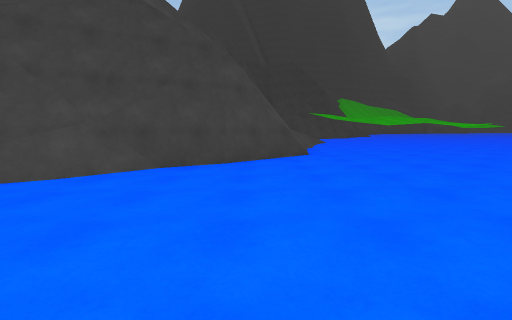
view 1 (above)

23 first-person views from a walk through a 3-D level made in the Unity game engine. The camera is 1.3 m above the floor, tilts 6° down and sees 85° across. The floor is counted in squares, 2 m on a side. Each view is taken from the middle of a square. On the plan, view 1 faces up. The plan holds only what a view shows up to about 9 squares ahead; the rest is blank. The place goes on beyond the plan. The player is left out. Some animated figures are left out. Surface patterns are stand-ins for the level's own textures.

view 2
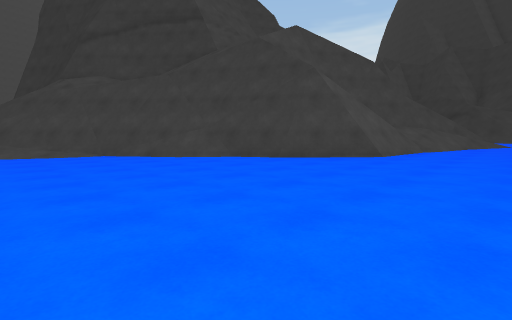

view 3
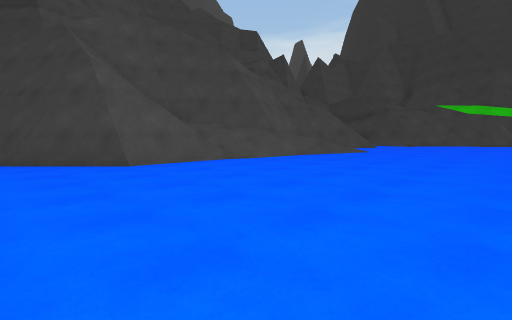

view 4
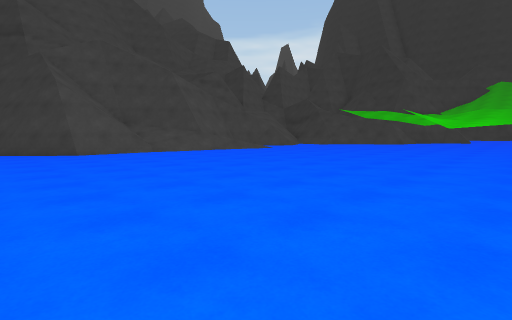

view 5
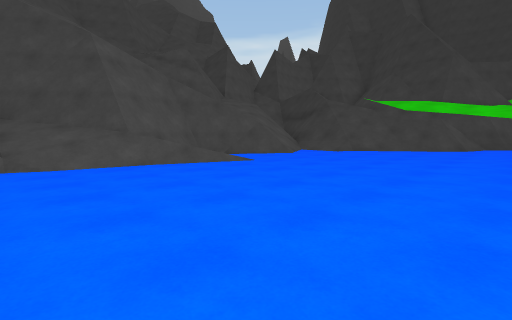

view 6
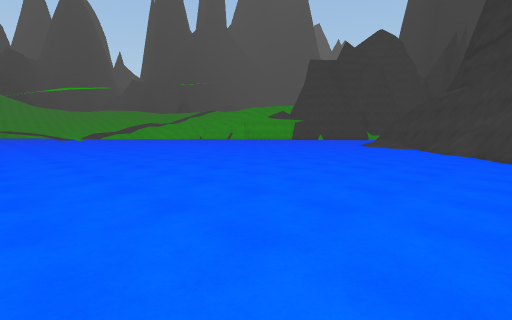

view 7
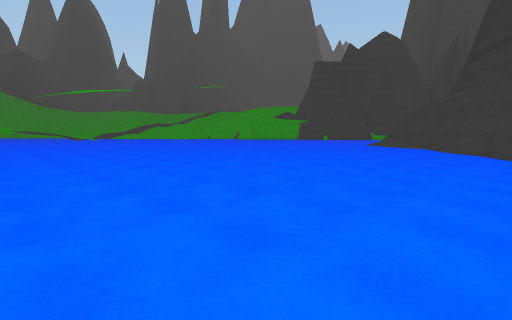

view 8
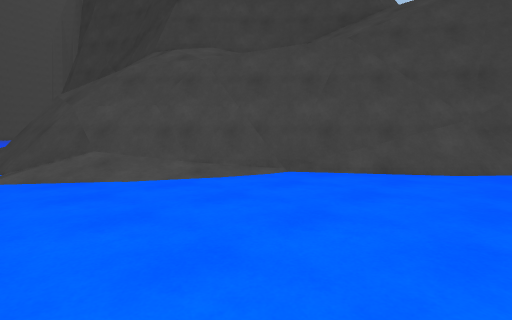

view 9
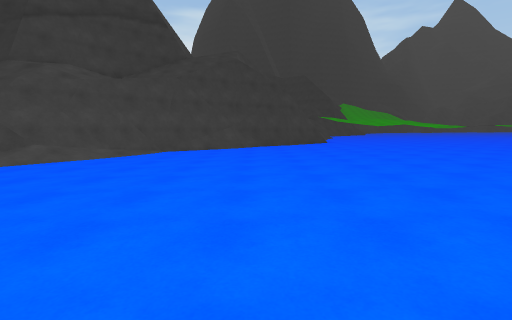

view 10
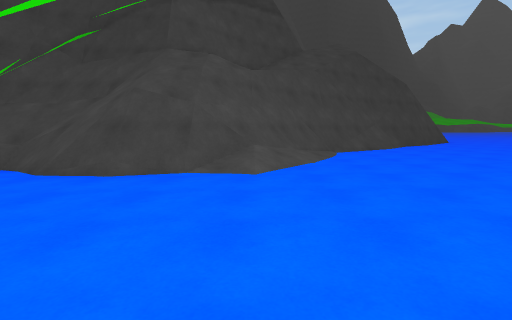

view 11
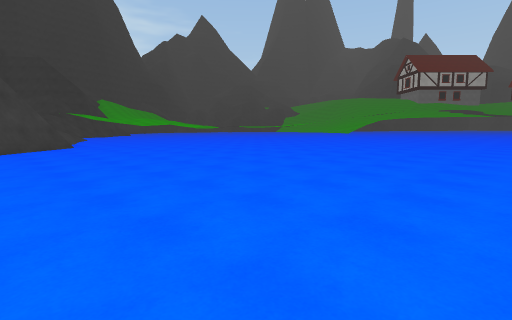

view 12
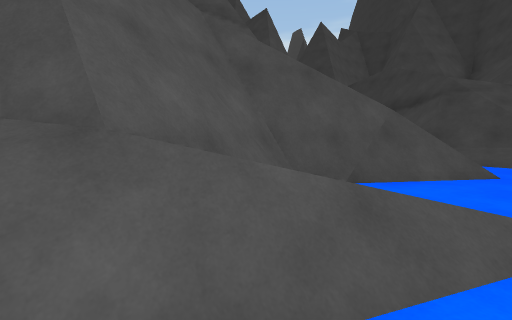

view 13
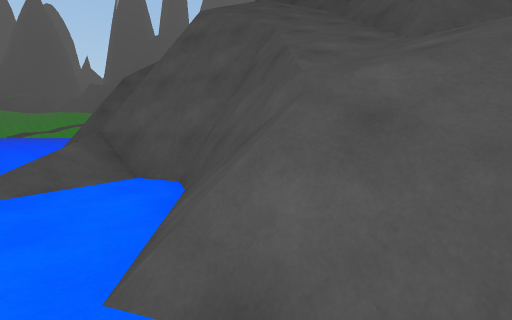

view 14
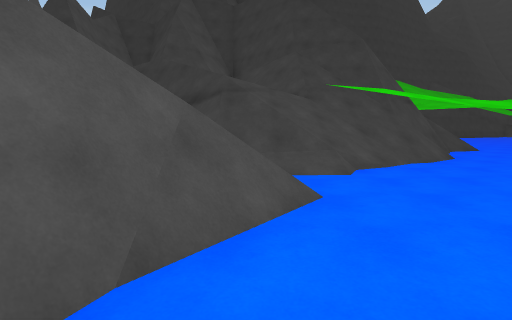

view 15
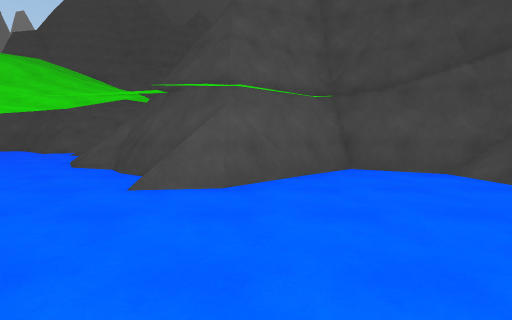

view 16
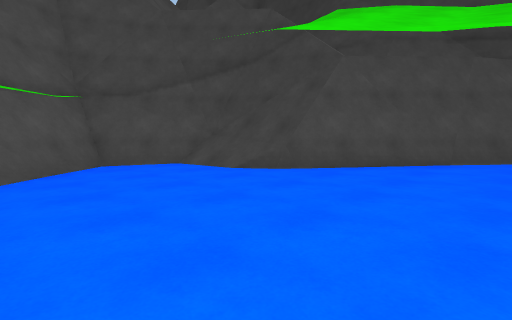

view 17
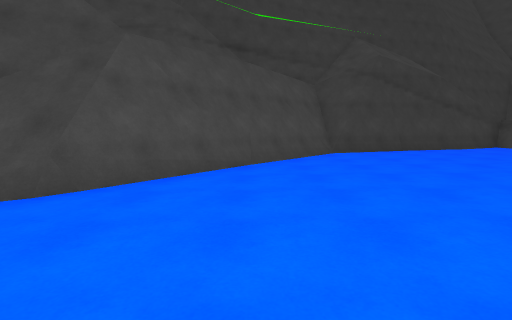

view 18
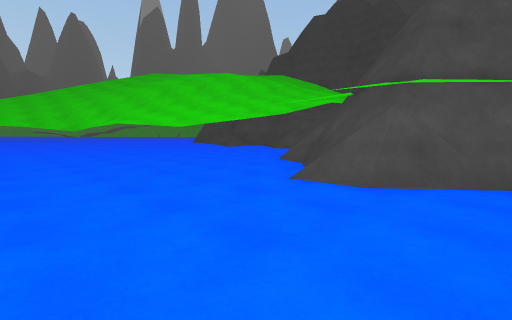

view 19
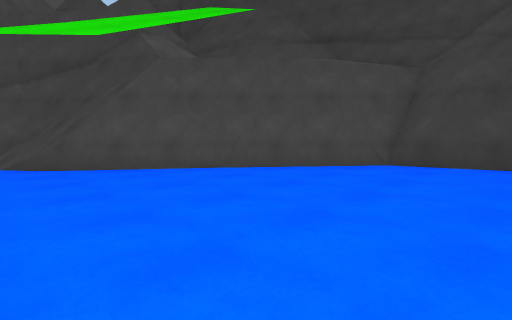

view 20
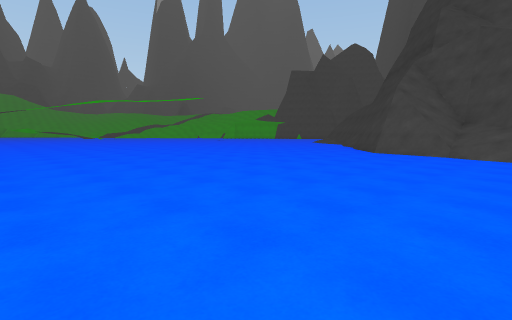

view 21
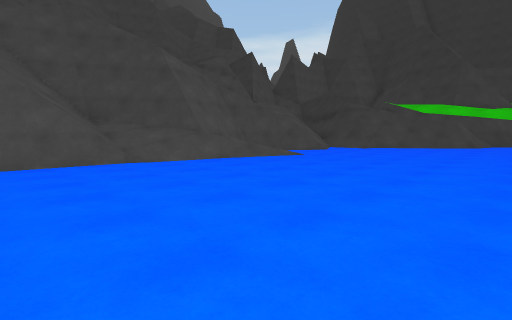

view 22
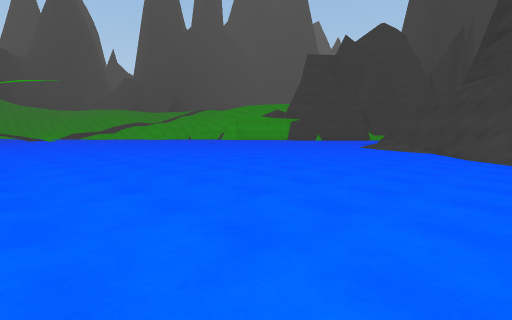

view 23
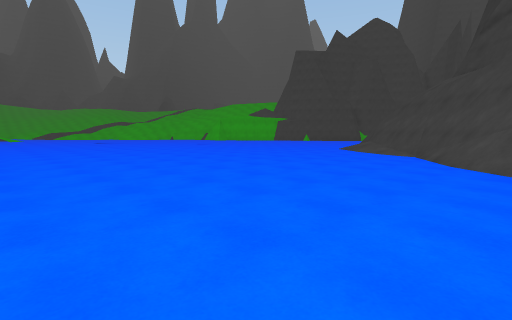

### Floor plan
Key: @ floor where view 1 was taken; # wall or solid block; . main floor; : floor 0.25 m higher than the main floor; - floor 0.25 m lower than the main floor; _ floor 0.5 m lower than the main floor; + floor 1.25 m higher than the main floor; * floor 1.75 m higher than the main floor; % floor 3 m higher than the main floor; & floor 4.25 m higher than the main floor; $ floor 7.25 m higher than the main floor; / step, stairs or slope; = window, fence, low wall or low ledge; ^ raised ledge.
Columns run from 13 left of view 1 to 18 right of it. Each row starts with its distance up from view 1.
 33                              ###
 32                           ####::
 31                          ##:::::
 30                        ###::::::
 29                      ####::::::
 28                     ##/#::::::
 27                     #//#::::::
 26                     #/::::::::
 25                     #::::::
 24                     #::::::
 23                     ##:::::
 22                     ##::::
 21             ##    ###:::::
 20              ^###  #::::::
 19               #  +/:::::::
 18               ////...:
 17            ^ %//.....^
 16            # =//.....:::
 15           ^#&##/......:^
 14           ^#/##.......:^
 13              ##//.....:^^
 12              ##/.......::
 11            ###//.......::
 10            ^^#//.......::
  9           ^^#//-.......::
  8        #  ^#//#--.......:
  7        #/$$####--.......:
  6       ##// ###---.......:
  5      ##//###------.......
  4     ## /##/-------.......
  3   ###//##/--------.......
  2 ####//##/----------......
  1 ^*///##/-----------.....
  0   //##//-----@-----.....
 -1   _/__/_------------...
 -2    _____------------....
 -3     _____-----------....
 -4      ___ ------------..
 -5       _   --- -------.
 -6            -   ----

Where each view was taken, in squares from view 1:
view 1: 0 up, 0 right, facing up
view 2: 0 up, 4 right, facing up-left
view 3: 5 up, 7 right, facing up-left
view 4: 5 up, 11 right, facing up-left
view 5: 9 up, 8 right, facing up-left
view 6: 6 up, 8 right, facing down-left
view 7: 6 up, 9 right, facing down-left
view 8: 1 down, 2 left, facing up-left
view 9: 6 down, 2 left, facing up
view 10: 5 down, 7 left, facing up
view 11: 4 down, 1 left, facing up-right
view 12: 11 up, 3 right, facing up-left
view 13: 17 up, 3 right, facing down-left
view 14: 13 up, 2 right, facing up
view 15: 23 up, 12 right, facing left
view 16: 23 up, 13 right, facing up-left
view 17: 24 up, 12 right, facing up
view 18: 24 up, 12 right, facing down-left
view 19: 26 up, 16 right, facing up-left
view 20: 11 up, 11 right, facing down-left
view 21: 7 up, 8 right, facing up-left
view 22: 5 up, 6 right, facing down-left
view 23: 5 up, 4 right, facing down-left
